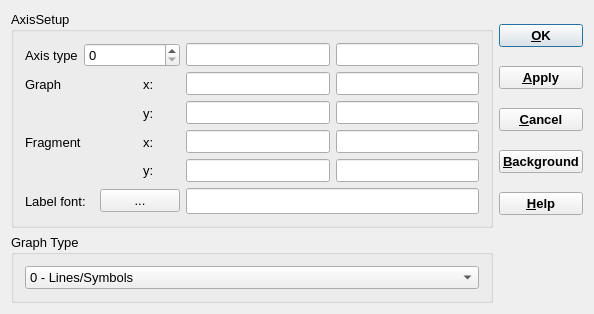
<?xml version="1.0" encoding="UTF-8"?>
<ui version="4.0">
 <class>LegendDialogData</class>
 <widget class="QDialog" name="LegendDialogData">
  <property name="windowModality">
   <enum>Qt::WindowModal</enum>
  </property>
  <property name="geometry">
   <rect>
    <x>0</x>
    <y>0</y>
    <width>594</width>
    <height>311</height>
   </rect>
  </property>
  <property name="font">
   <font>
    <pointsize>10</pointsize>
   </font>
  </property>
  <property name="windowTitle">
   <string>Legend and Configuration for: </string>
  </property>
  <property name="modal">
   <bool>false</bool>
  </property>
  <layout class="QGridLayout">
   <item row="0" column="0">
    <widget class="QGroupBox" name="pAxis_2">
     <property name="sizePolicy">
      <sizepolicy hsizetype="Minimum" vsizetype="Minimum">
       <horstretch>0</horstretch>
       <verstretch>0</verstretch>
      </sizepolicy>
     </property>
     <property name="title">
      <string>AxisSetup</string>
     </property>
     <layout class="QGridLayout">
      <item row="0" column="0">
       <widget class="QLabel" name="TextLabel1">
        <property name="text">
         <string>Axis type</string>
        </property>
        <property name="wordWrap">
         <bool>false</bool>
        </property>
       </widget>
      </item>
      <item row="0" column="1" colspan="3">
       <widget class="QSpinBox" name="pAxis">
        <property name="maximum">
         <number>20</number>
        </property>
       </widget>
      </item>
      <item row="0" column="4" rowspan="5">
       <layout class="QGridLayout" name="layout">
        <item row="0" column="0">
         <widget class="QLineEdit" name="pXname">
          <property name="toolTip">
           <string>Name of  x  axis</string>
          </property>
          <property name="maxLength">
           <number>9</number>
          </property>
         </widget>
        </item>
        <item row="1" column="0">
         <widget class="QLineEdit" name="pX0">
          <property name="toolTip">
           <string>Minimum</string>
          </property>
         </widget>
        </item>
        <item row="3" column="1">
         <widget class="QLineEdit" name="pfXn">
          <property name="toolTip">
           <string>Maximum</string>
          </property>
         </widget>
        </item>
        <item row="4" column="1">
         <widget class="QLineEdit" name="pfYn">
          <property name="toolTip">
           <string>Maximum</string>
          </property>
         </widget>
        </item>
        <item row="1" column="1">
         <widget class="QLineEdit" name="pXn">
          <property name="toolTip">
           <string>Maximum</string>
          </property>
         </widget>
        </item>
        <item row="4" column="0">
         <widget class="QLineEdit" name="pfY0">
          <property name="toolTip">
           <string>Minimum</string>
          </property>
         </widget>
        </item>
        <item row="2" column="0">
         <widget class="QLineEdit" name="pY0">
          <property name="toolTip">
           <string>Minimum</string>
          </property>
         </widget>
        </item>
        <item row="0" column="1">
         <widget class="QLineEdit" name="pYname">
          <property name="toolTip">
           <string>Name of  y  axis</string>
          </property>
          <property name="maxLength">
           <number>9</number>
          </property>
         </widget>
        </item>
        <item row="3" column="0">
         <widget class="QLineEdit" name="pfX0">
          <property name="toolTip">
           <string>Minimum</string>
          </property>
         </widget>
        </item>
        <item row="2" column="1">
         <widget class="QLineEdit" name="pYn">
          <property name="toolTip">
           <string>Maximum</string>
          </property>
         </widget>
        </item>
       </layout>
      </item>
      <item row="1" column="0" colspan="3">
       <widget class="QLabel" name="TextLabel1_2">
        <property name="text">
         <string>Graph</string>
        </property>
        <property name="wordWrap">
         <bool>false</bool>
        </property>
       </widget>
      </item>
      <item row="1" column="3">
       <widget class="QLabel" name="TextLabel1_2_2">
        <property name="text">
         <string>x:</string>
        </property>
        <property name="wordWrap">
         <bool>false</bool>
        </property>
       </widget>
      </item>
      <item row="2" column="3">
       <widget class="QLabel" name="TextLabel1_2_2_2">
        <property name="text">
         <string>y:</string>
        </property>
        <property name="wordWrap">
         <bool>false</bool>
        </property>
       </widget>
      </item>
      <item row="3" column="0" colspan="3">
       <widget class="QLabel" name="TextLabel1_2_3">
        <property name="text">
         <string>Fragment</string>
        </property>
        <property name="wordWrap">
         <bool>false</bool>
        </property>
       </widget>
      </item>
      <item row="3" column="3">
       <widget class="QLabel" name="TextLabel1_2_2_3">
        <property name="text">
         <string>x:</string>
        </property>
        <property name="wordWrap">
         <bool>false</bool>
        </property>
       </widget>
      </item>
      <item row="4" column="3">
       <widget class="QLabel" name="TextLabel1_2_2_2_2">
        <property name="text">
         <string>y:</string>
        </property>
        <property name="wordWrap">
         <bool>false</bool>
        </property>
       </widget>
      </item>
      <item row="5" column="0" colspan="2">
       <widget class="QLabel" name="textLabel2">
        <property name="sizePolicy">
         <sizepolicy hsizetype="Minimum" vsizetype="Preferred">
          <horstretch>0</horstretch>
          <verstretch>0</verstretch>
         </sizepolicy>
        </property>
        <property name="toolTip">
         <string/>
        </property>
        <property name="text">
         <string>Label font:</string>
        </property>
        <property name="wordWrap">
         <bool>false</bool>
        </property>
       </widget>
      </item>
      <item row="5" column="2" colspan="2">
       <widget class="QPushButton" name="pBtnChangeFont">
        <property name="text">
         <string>...</string>
        </property>
       </widget>
      </item>
      <item row="5" column="4">
       <widget class="QLineEdit" name="pLabelFont">
        <property name="font">
         <font>
          <pointsize>11</pointsize>
         </font>
        </property>
        <property name="toolTip">
         <string>This label font is common for all graphs</string>
        </property>
        <property name="readOnly">
         <bool>true</bool>
        </property>
       </widget>
      </item>
     </layout>
    </widget>
   </item>
   <item row="0" column="1">
    <layout class="QVBoxLayout">
     <item>
      <widget class="QPushButton" name="pBtnOk">
       <property name="font">
        <font>
         <weight>75</weight>
         <bold>true</bold>
        </font>
       </property>
       <property name="toolTip">
        <string>Apply changes to the graph and close this dialog</string>
       </property>
       <property name="text">
        <string>&amp;OK</string>
       </property>
       <property name="default">
        <bool>true</bool>
       </property>
      </widget>
     </item>
     <item>
      <widget class="QPushButton" name="pBtnApply">
       <property name="font">
        <font>
         <weight>75</weight>
         <bold>true</bold>
        </font>
       </property>
       <property name="toolTip">
        <string>Apply changes to the graph and do not close this dialog</string>
       </property>
       <property name="text">
        <string>&amp;Apply</string>
       </property>
      </widget>
     </item>
     <item>
      <widget class="QPushButton" name="pBthCancel">
       <property name="font">
        <font>
         <weight>75</weight>
         <bold>true</bold>
        </font>
       </property>
       <property name="toolTip">
        <string>Discard  changes and close this dialog</string>
       </property>
       <property name="text">
        <string>&amp;Cancel</string>
       </property>
      </widget>
     </item>
     <item>
      <widget class="QPushButton" name="pBtnBackgr">
       <property name="font">
        <font>
         <weight>75</weight>
         <bold>true</bold>
        </font>
       </property>
       <property name="toolTip">
        <string>Set background color of the graph area</string>
       </property>
       <property name="text">
        <string>&amp;Background</string>
       </property>
      </widget>
     </item>
     <item>
      <widget class="QPushButton" name="pHelp">
       <property name="font">
        <font>
         <weight>75</weight>
         <bold>true</bold>
        </font>
       </property>
       <property name="text">
        <string>&amp;Help</string>
       </property>
       <property name="shortcut">
        <string>F1</string>
       </property>
      </widget>
     </item>
    </layout>
   </item>
   <item row="1" column="0">
    <widget class="QGroupBox" name="buttonGroup1">
     <property name="sizePolicy">
      <sizepolicy hsizetype="Minimum" vsizetype="Minimum">
       <horstretch>0</horstretch>
       <verstretch>0</verstretch>
      </sizepolicy>
     </property>
     <property name="title">
      <string>Graph Type</string>
     </property>
     <layout class="QVBoxLayout">
      <item>
       <widget class="QComboBox" name="comboBox1">
        <item>
         <property name="text">
          <string>0 - Lines/Symbols</string>
         </property>
        </item>
        <item>
         <property name="text">
          <string>1 - Cumulative</string>
         </property>
        </item>
        <item>
         <property name="text">
          <string>2 - Isolines</string>
         </property>
        </item>
       </widget>
      </item>
     </layout>
    </widget>
   </item>
  </layout>
 </widget>
 <layoutdefault spacing="6" margin="11"/>
 <tabstops>
  <tabstop>pBtnOk</tabstop>
  <tabstop>pBtnApply</tabstop>
  <tabstop>pBthCancel</tabstop>
  <tabstop>pBtnBackgr</tabstop>
  <tabstop>pAxis</tabstop>
  <tabstop>pXname</tabstop>
  <tabstop>pYname</tabstop>
  <tabstop>pX0</tabstop>
  <tabstop>pXn</tabstop>
  <tabstop>pY0</tabstop>
  <tabstop>pYn</tabstop>
  <tabstop>pfX0</tabstop>
  <tabstop>pfXn</tabstop>
  <tabstop>pfY0</tabstop>
  <tabstop>pfYn</tabstop>
  <tabstop>pBtnChangeFont</tabstop>
  <tabstop>pLabelFont</tabstop>
  <tabstop>comboBox1</tabstop>
 </tabstops>
 <resources/>
 <connections>
  <connection>
   <sender>pBtnApply</sender>
   <signal>clicked()</signal>
   <receiver>LegendDialogData</receiver>
   <slot>CmApply()</slot>
   <hints>
    <hint type="sourcelabel">
     <x>20</x>
     <y>20</y>
    </hint>
    <hint type="destinationlabel">
     <x>20</x>
     <y>20</y>
    </hint>
   </hints>
  </connection>
  <connection>
   <sender>pBtnOk</sender>
   <signal>clicked()</signal>
   <receiver>LegendDialogData</receiver>
   <slot>accept()</slot>
   <hints>
    <hint type="sourcelabel">
     <x>20</x>
     <y>20</y>
    </hint>
    <hint type="destinationlabel">
     <x>20</x>
     <y>20</y>
    </hint>
   </hints>
  </connection>
  <connection>
   <sender>pBthCancel</sender>
   <signal>clicked()</signal>
   <receiver>LegendDialogData</receiver>
   <slot>reject()</slot>
   <hints>
    <hint type="sourcelabel">
     <x>20</x>
     <y>20</y>
    </hint>
    <hint type="destinationlabel">
     <x>20</x>
     <y>20</y>
    </hint>
   </hints>
  </connection>
  <connection>
   <sender>pBtnBackgr</sender>
   <signal>clicked()</signal>
   <receiver>LegendDialogData</receiver>
   <slot>CmBackground()</slot>
   <hints>
    <hint type="sourcelabel">
     <x>20</x>
     <y>20</y>
    </hint>
    <hint type="destinationlabel">
     <x>20</x>
     <y>20</y>
    </hint>
   </hints>
  </connection>
 </connections>
</ui>
